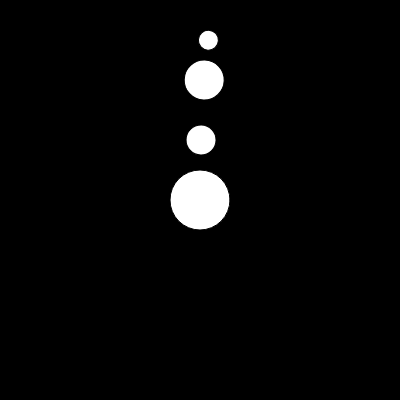
Frame 1 (no input)
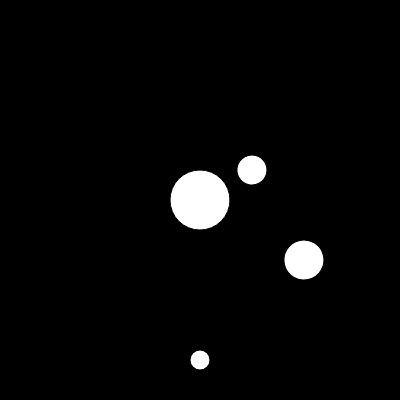
Frame 60 (no input)
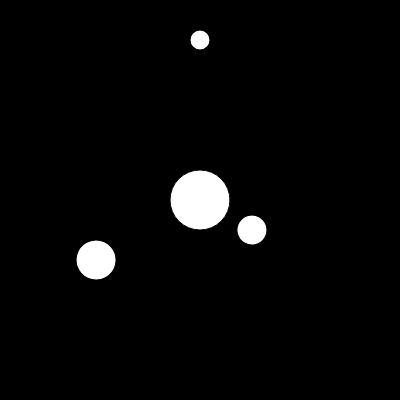
Frame 120 (the mouse pressed at the canvas centre since frame 60)

The p5.js sketch that drew these frames (run headless with seeded random() and noise() and a simulated clock; from frame 60 on, the mouse is pressed at the canvas centre):

// p5.js sketch
// ── sketch.js
function setup() {
  createCanvas(400, 400);
}

function draw() {
  background(0);
  angleMode(DEGREES);
  
  //go to center
  translate(width/2,height/2);
  ellipse(0,0,60);
  
  rotate(frameCount);
  ellipse(0,-60,30);
  
  rotate(frameCount);
  ellipse(0,-120,40);
  
  rotate(frameCount);
  ellipse(0,-160,20);
  
  
}
